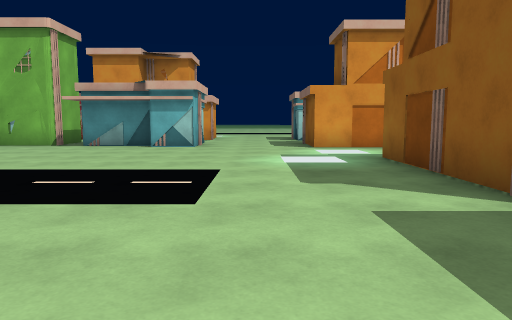
View 1 (above)

24 first-person views from a walk through a 3-D level made in the Unity game engine. The camera is 1.3 m above the floor, tilts 6° down and sees 70° across. The floor is counted in squares, 2 m on a side. Each view is taken from the middle of a square. On the plan, view 1 faces up. The plan holds only what a view shows up to about 11 squares ahead; the rest is blank. The place goes on beyond the plan. The player is left out. Surface patterns are stand-ins for the level's own textures.

View 2
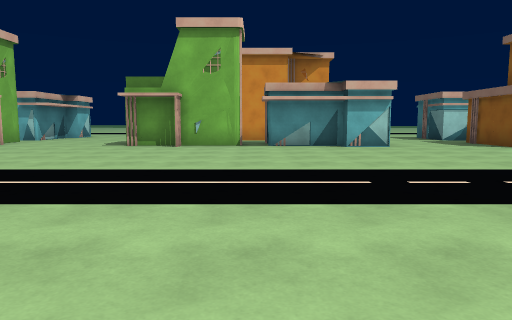

View 3
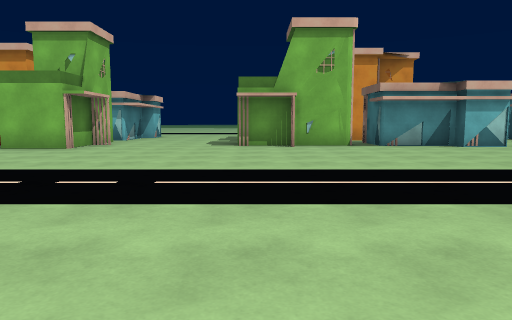

View 4
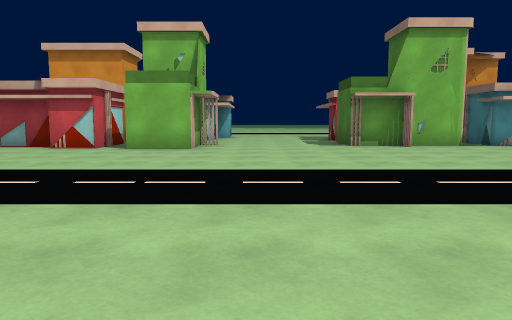

View 5
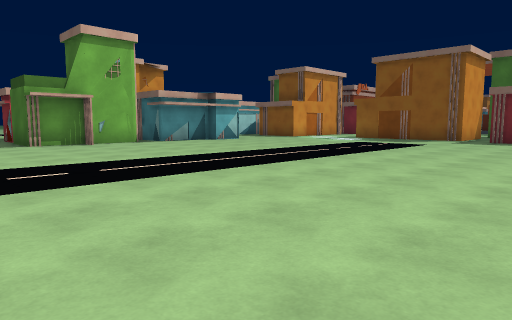

View 6
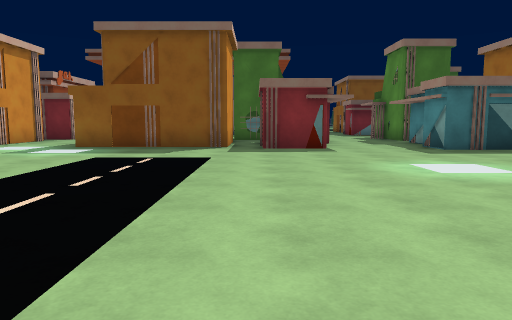

View 7
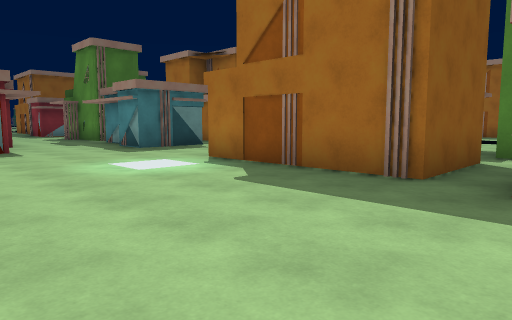

View 8
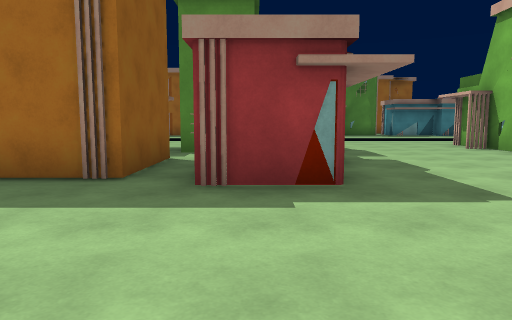

View 9
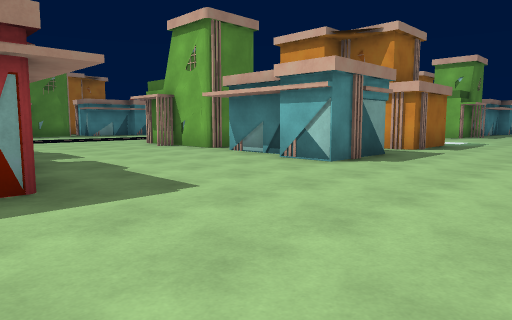

View 10
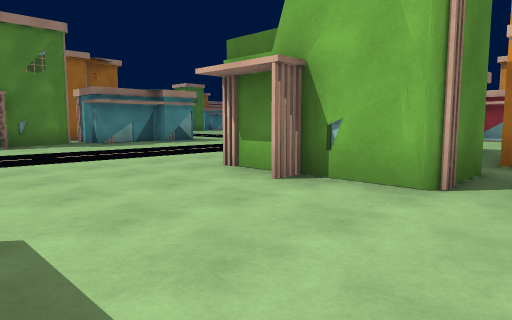

View 11
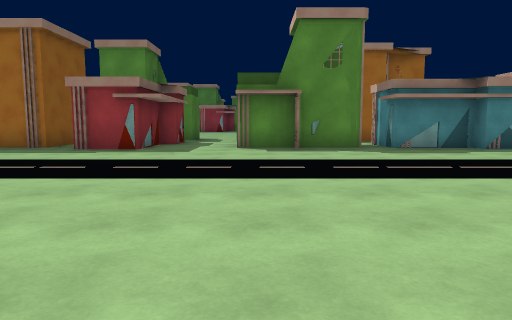

View 12
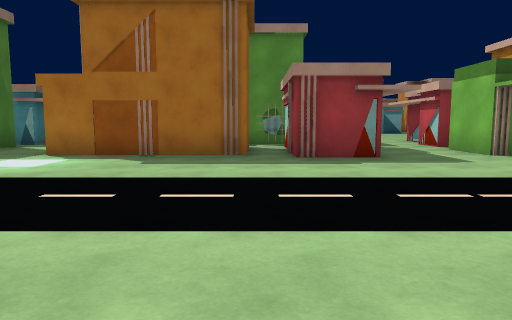

View 13
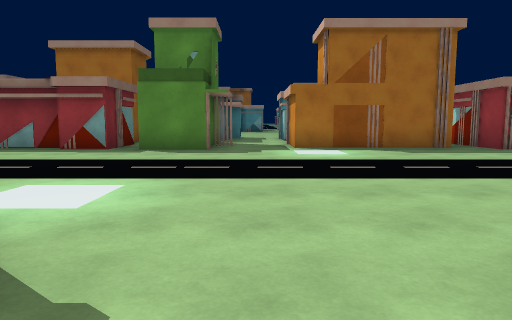

View 14
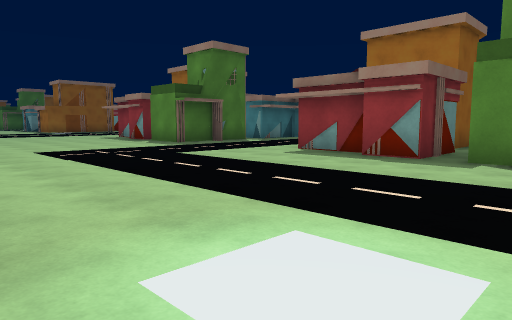

View 15
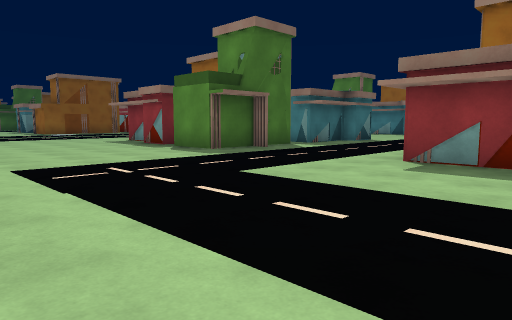

View 16
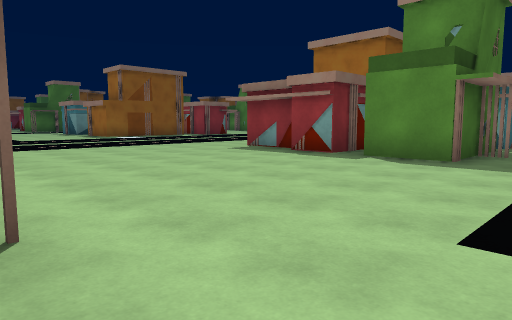

View 17
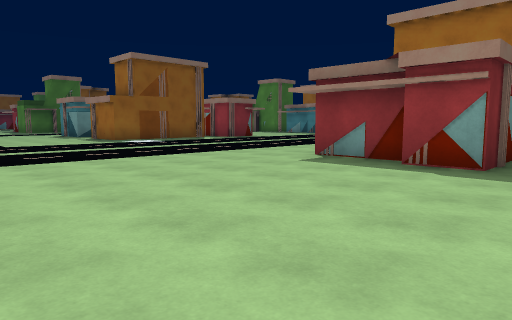

View 18
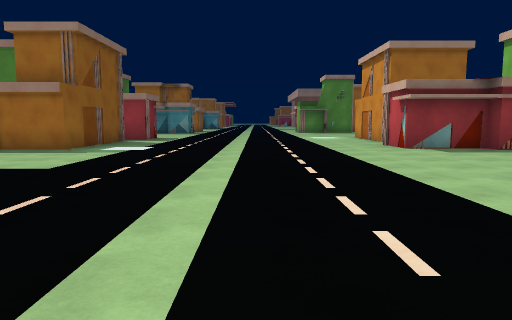

View 19
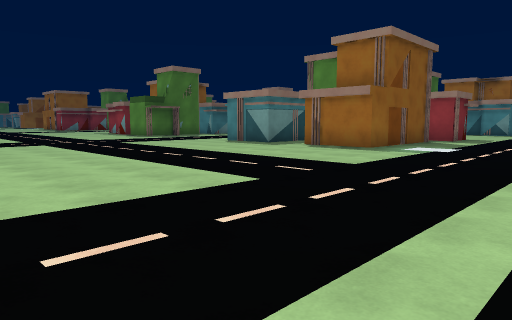

View 20
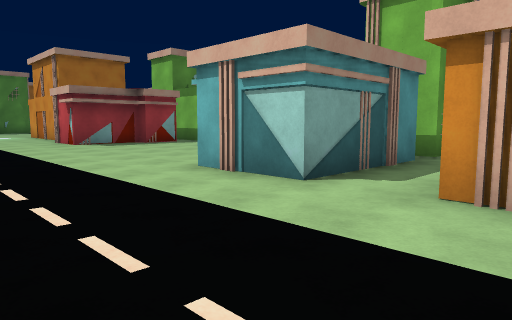

View 21
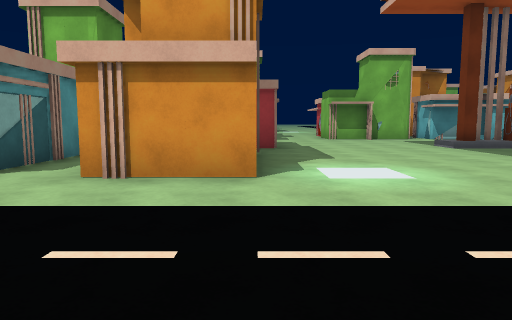

View 22
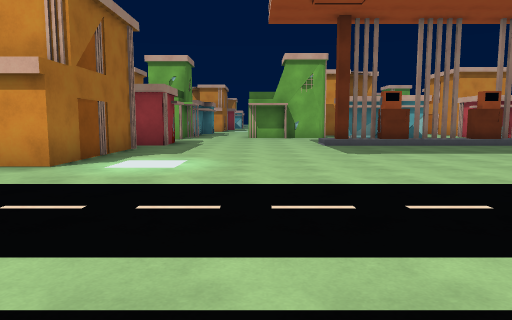

View 23
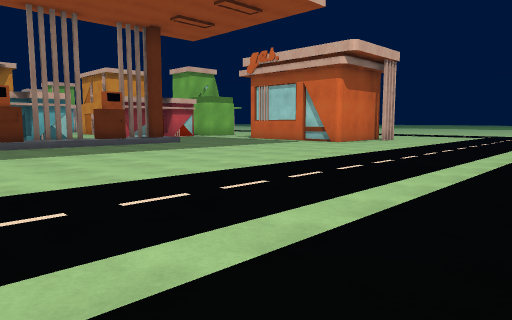

View 24
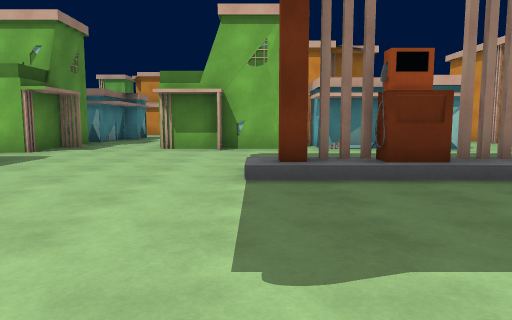

### Floor plan
Key: @ floor where view 1 was taken; # wall or solid block; x gap in a wall; . floor; / step, stairs or slope; H house.
Columns run from 16 left of view 1 to 31 right of it. Each row starts with its distance up from view 1.
 12        .H                        ...
 11   H#....H H.H H...#  H          .....
 10  H #H...###.HHH...#  H         .......
  9 HHHH.................H.H      ........
  8 ..................... ..    /.........
  7 ....................   ... x/.........
  6  ..................     .. #/.........
  5  ..................    H.  x/.........
  4   .................   HH.. x/.........
  3    ................HH  ... #/.........
  2    ................H.  #...//..........
  1  .................H    #..............
  0 ................@...H  #...............
 -1 ......................................
 -2 #.H.H...HH.H........................
 -3    H....H .H   ....HH.###. HHHH##... .
 -4    H....H .H     .H              ....
 -5 H.......  ..                  H  ...
 -6   H#....  H.    .            ........
 -7    #H...   .H  ...           HHHH............
 -8    #.....  .  .......    . H H  H...............
 -9    ...... ... ..................................
-10   ..............................................
-11  ..............................................
-12  .............................................
-13 .............................................
-14 ............................................
-15 HHH.###..HH.H###.# .HHH....# .HHH........##
-16       #..HH.   #.##.H  ....# .H H........#
-17       ... H.H  #..#..  ....#H    ..    ..
-18       H.  ..     .  H    ...
-19       H.  #H     H  #     .H

Where each view was taken, in squares from view 1:
view 1: 0 up, 0 right, facing up
view 2: 0 up, 5 left, facing up
view 3: 0 up, 8 left, facing up
view 4: 0 up, 11 left, facing up
view 5: 1 down, 11 left, facing up-right
view 6: 2 up, 7 left, facing right
view 7: 2 up, 7 left, facing down-right
view 8: 2 up, 7 left, facing down
view 9: 2 up, 7 left, facing down-left
view 10: 4 down, 9 left, facing down-left
view 11: 6 down, 10 left, facing down
view 12: 8 down, 5 left, facing down
view 13: 6 down, 0 right, facing down
view 14: 8 down, 1 right, facing down-right
view 15: 9 down, 4 right, facing down-right
view 16: 8 down, 9 right, facing down-right
view 17: 9 down, 12 right, facing down-right
view 18: 6 down, 20 right, facing down
view 19: 6 down, 20 right, facing down-right
view 20: 4 down, 20 right, facing down-left
view 21: 3 down, 21 right, facing left
view 22: 0 up, 22 right, facing left
view 23: 2 up, 22 right, facing up-left
view 24: 2 up, 16 right, facing left
